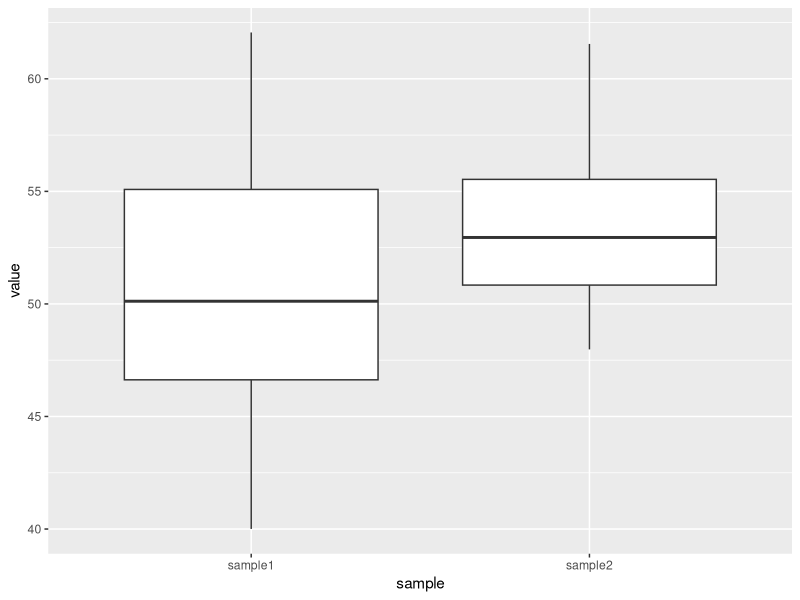
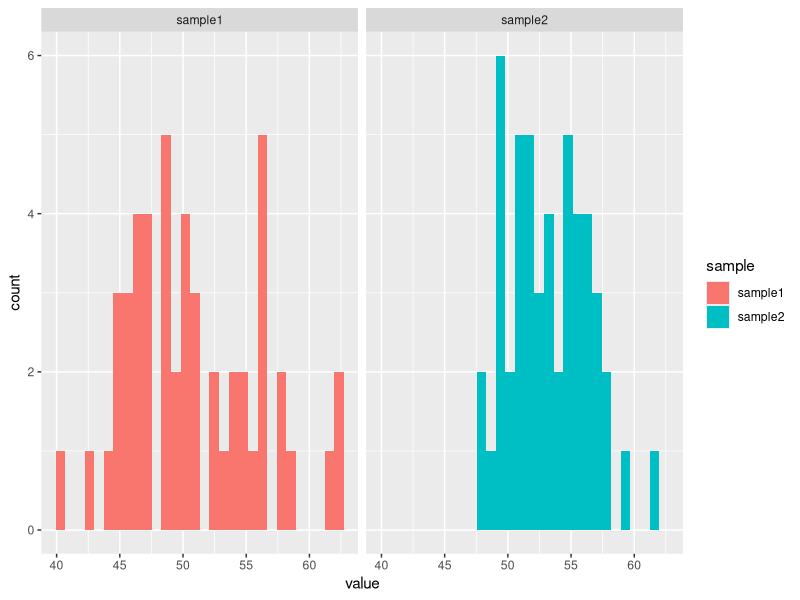

Source code (R) for these figures, in order:
## ---- chunk 1
library(tidyverse)

sample1<-data.frame(sample1=rnorm(50, mean=51.7, sd=6))
sample2<-data.frame(sample2=rnorm(50, mean=53.4, sd=3))

sample<-bind_cols(sample1,sample2) #Combine the two variables
## ---- chunk 2
sample_long<-sample %>% gather(key="sample",value="value")
ggplot(sample_long,aes(y=value,x=sample)) + geom_boxplot() 
ggplot(sample_long,aes(x=value, fill=sample)) + 
  geom_histogram() + 
  facet_wrap(~sample)
## ---- chunk 3
t.test(sample1, sample2, var.equal=TRUE) 
t.test(sample1, sample2, var.equal=FALSE) 
## ---- chunk 4
sample2<-data.frame(sample2=rnorm(50, mean=53.4, sd=50))
t.test(sample1, sample2, var.equal=FALSE)
## ---- chunk 5
sample1<-data.frame(sample1=rnorm(50, mean=51.7, sd=6))
sample2<-data.frame(sample2=rnorm(50, mean=53.4, sd=3))

t.test(sample1, sample2, var.equal=FALSE, alternative="two.sided")
t.test(sample1, sample2, var.equal=FALSE, alternative="greater")
t.test(sample1, sample2, var.equal=FALSE, alternative="less")
## ---- chunk 6
prop1<-data.frame(coin1=rbinom(100, 1 , .5)) #Regular coin
prop2<-data.frame(coin2=rbinom(100, 1 ,.75)) #Altered coin

prop_sample<-bind_cols(prop1,prop2) #Combine the two variables
prop_samplelong<-prop_sample %>% gather(key="coin",value="result") #Reshape the dataset so all values are in one column
## ---- chunk 7
prop_sample.table<-prop_samplelong %>%
  group_by(coin,result) %>%
  summarise(count=n()) %>%
  spread(result,count) %>%
  mutate(total=`0`+`1`)
prop.test(prop_sample.table$`1`,prop_sample.table$total) #Run prop.test on the table
## ---- chunk 8
stream.1990<-c(334, 231, 261, 215, 209, 336, 393, 141, 185, 242, 122, 195, 421, 226)
stream.2010<-c(316, 217, 226, 176, 215, 327, 335, 155, 128, 244, 129, 175, 379, 196)
t.test(stream.1990, stream.2010, paired=TRUE) 
## ---- chunk 9
t.test(stream.1990, stream.2010)
## ---- chunk 10
mon<-c(12.4, 13.9, 14.6, 11.3, 18.1, 15.2, 13.9)
wed<-c(10.7, 11.1, 16.2, 12.5, 10.8, 16.7, 12.7)

t.test(mon, wed, paired=T)
## ---- chunk 11
prepolicy<-c(398,413,521,645,513,310)
postpolicy<-c(375,403,410,552,406,308)

t.test(prepolicy, postpolicy, paired=T)
